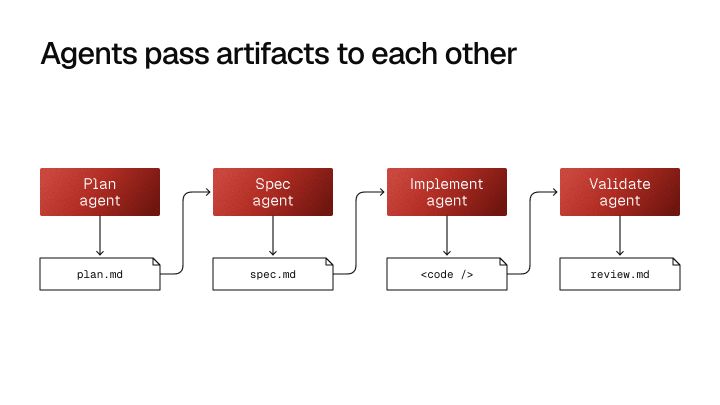
#> input picture 01-agents-pass-artifacts@2x.png, 1440 x 810 px, given in place of background.jpg, which was not available (shown at 1/2 size)
$ python make-texture.py 5
#> lines starting #> are read from the running program, lines starting #| are printed output that depends on the picture; after the words box and inside, x2 and y2 are one past the last pixel; in counts of white or black regions, pixels touching at a corner belong together
#> in main, photo is the input picture: PIL image 1440x810 RGB; mean R, G, B 243.2, 234.1, 233.5
"""Makes the patchwork texture behind posts from the home page's photo.

Lays square patches of clean, light sky from public/background.jpg,
picked and turned at random, across the top of a wide image, and evens
out their colors so the patchwork stays quiet behind text. Columns stop
at random depths with a few stray squares below, so the bottom edge is
ragged. Columns behind the text column stop early and columns out to
the sides run deeper. Empty cells are the page's off-white.

The image is centered at the top of each post, so its middle sits
behind the text.

    python3 scripts/make-texture.py [seed]

Needs Pillow and NumPy. Writes public/texture.avif, .webp and .jpg.
Change the seed for a different arrangement.
"""

import random
import sys
from pathlib import Path

import numpy as np
from PIL import Image, ImageFilter

ROOT = Path(__file__).resolve().parent.parent
PATCH = 200  # Each patch's width and height, in pixels.
COLUMNS = 15  # Patches across. 15 make 3000px, wider than most screens.
ROWS = 7  # The deepest a column can run.
TEXT_HALF_WIDTH = 380  # Half the text column's width, plus a little room.
DEPTH_BEHIND_TEXT = (2, 3)  # Rows for columns behind the text: fewest, most.
DEPTH_AT_SIDES = (4, 7)  # Rows for columns out to the sides.
STRAY_CHANCE = 0.35  # Chance of a stray square in the row below a column.
PAPER = (247, 244, 240)  # The page color, #f7f4f0 in public/writing.css.
COLOR_EVENING = 0.55  # How far each patch's color moves toward the average.
GRADIENT_SOFTENING = 0.75  # How much of each patch's internal shading is kept.


def sky_mask(photo):
    """Marks pixels that are light sky with no specks: birds, branches,
    rock edges or dust."""
    gray = photo.convert('L')
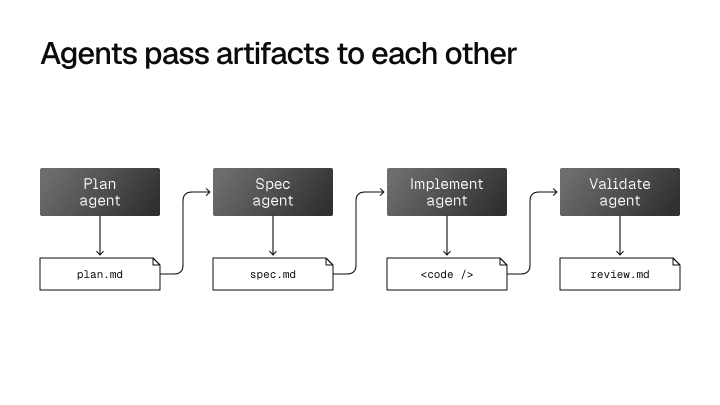
#> gray: PIL image 1440x810 L (shown at 1/2 size); min 11, max 255, mean 236.7
    lum = np.asarray(gray, dtype=float)
    fine = np.asarray(gray.filter(ImageFilter.GaussianBlur(4)), dtype=float)
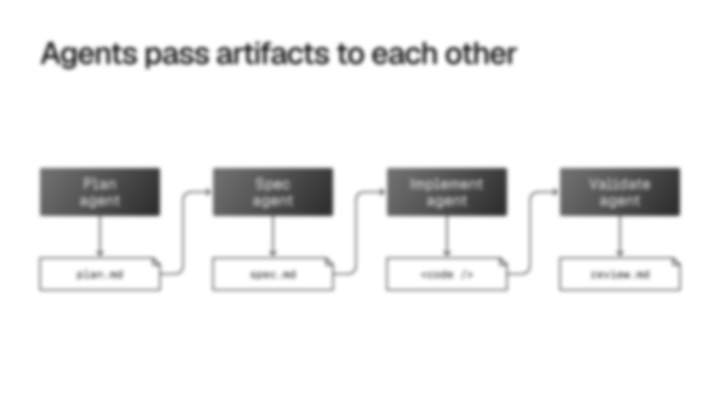
#> fine: shape (810, 1440) float64 (shown at 1/2 size); min 48, max 255, mean 236.7
    coarse = np.asarray(gray.filter(ImageFilter.GaussianBlur(30)), dtype=float)
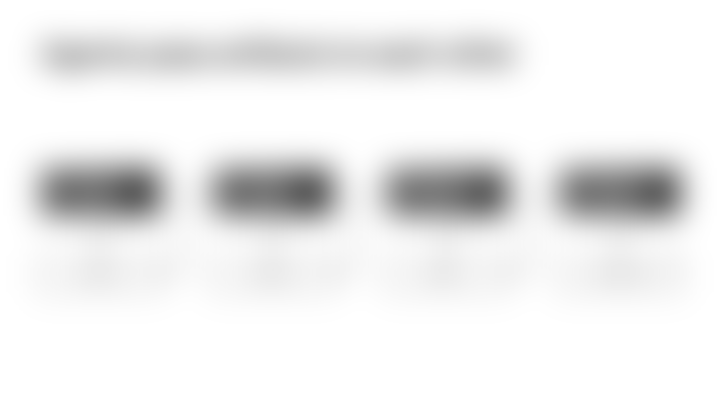
#> coarse: shape (810, 1440) float64 (shown at 1/2 size); min 95, max 255, mean 236.8
    return (lum > 192) & (np.abs(fine - coarse) < 1.6)
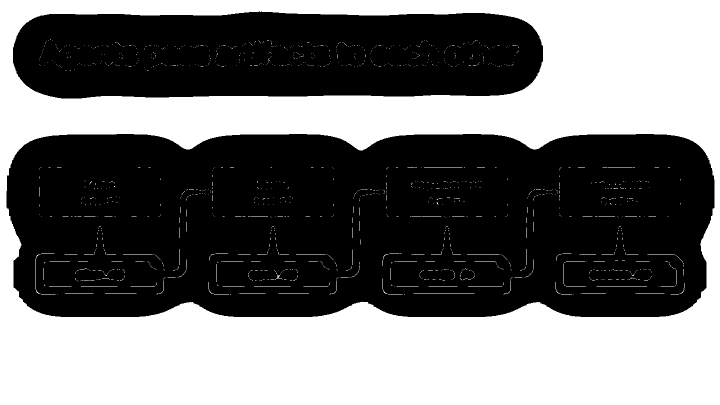
#> returned value: shape (810, 1440) bool (shown at 1/2 size); 44.2% white; 1360 white regions (1281 under 20 px), largest, box (x1, y1, x2, y2) and area: (0, 0, 1440, 810) 509121, (828, 587, 949, 588) 121, (1193, 573, 1294, 574) 101


def main():
    seed = int(sys.argv[1]) if len(sys.argv) > 1 else 49
    rng = random.Random(seed)

    photo = Image.open(ROOT / 'public' / 'background.jpg').convert('RGB')
    pixels = np.asarray(photo, dtype=float)
    mask = sky_mask(photo)

    # A summed-area table answers "is this whole rectangle clean sky?" quickly.
    bad = np.pad((~mask).astype(np.int64), ((1, 0), (1, 0))).cumsum(0).cumsum(1)
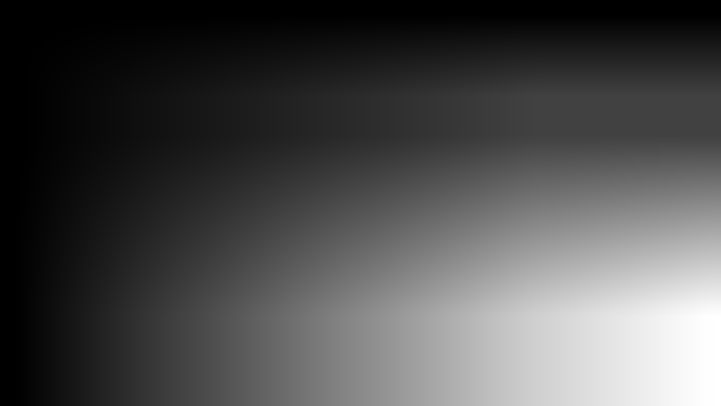
#> bad: shape (811, 1441) int64 (shown at 1/2 size); min 0, max 650651, mean 196242.3; drawn with min black and max white

    def is_clean(x, y, w, h):
        return bad[y + h, x + w] - bad[y, x + w] - bad[y + h, x] + bad[y, x] == 0

    width_px, height_px = COLUMNS * PATCH, ROWS * PATCH
    center = width_px / 2

    patches = []
    for col in range(COLUMNS):
        left = col * PATCH
        behind_text = left < center + TEXT_HALF_WIDTH and left + PATCH > center - TEXT_HALF_WIDTH
        depth = rng.randint(*(DEPTH_BEHIND_TEXT if behind_text else DEPTH_AT_SIDES))
        rows = list(range(depth))
        # Out to the sides, a stray square or two below the edge makes it
        # fray, and now and then a square at the edge goes missing. Behind
        # the text, columns stop cleanly so nothing reaches the reading.
        if not behind_text:
            for extra in (depth, depth + 1):
                if extra < ROWS and rng.random() < STRAY_CHANCE:
                    rows.append(extra)
            if rng.random() < 0.25:
                rows.remove(depth - 1)
        patches += [(left, row * PATCH, PATCH, PATCH) for row in rows]

    height, width = mask.shape
#> height = 810; width = 1440
    crops = []
    for _, _, w, h in patches:
        # If no area of the sky is clean at full size, a smaller crop is
        # scaled up. The sky is smooth enough that this doesn't show.
        for scale in (1, 1.25, 1.5, 2):
            cw, ch = round(w / scale), round(h / scale)
            found = None
            for _ in range(5000):
                x = rng.randrange(0, width - cw)
                y = rng.randrange(0, height - ch)
                if is_clean(x, y, cw, ch):
                    found = (x, y)
                    break
            if found:
                break
        else:
            raise SystemExit(f'No clean sky region for a {w}x{h} patch')
        x, y = found
        crop = pixels[y : y + ch, x : x + cw]
        if scale != 1:
            crop = np.asarray(
                Image.fromarray(crop.astype(np.uint8)).resize((w, h), Image.Resampling.LANCZOS),
                dtype=float,
            )
        crop = crop.copy()
        if rng.random() < 0.5:
            crop = crop[:, ::-1]
        if rng.random() < 0.5:
            crop = crop[::-1, :]
        crop = np.rot90(crop, rng.randrange(4))
        crops.append(crop)
#> this loop made 65 passes
#> (x, y) on passes 1 to 12: (1184, 9), (1189, 11), (1122, 36), (1108, 49), (1173, 36), (1086, 30), (1141, 62), (1215, 20), (1202, 36), (1116, 12), (1158, 53), (1096, 2)
#> after the loop, crops = 65 items

    average = np.concatenate([c.reshape(-1, 3) for c in crops]).mean(0)
#> average = [255, 255, 255]
    texture = np.zeros((height_px, width_px, 3)) + PAPER

    for (x, y, w, h), crop in zip(patches, crops):
        mean = crop.reshape(-1, 3).mean(0)
        evened = mean + (average - mean) * COLOR_EVENING
        texture[y : y + h, x : x + w] = evened + (crop - mean) * GRADIENT_SOFTENING
#> this loop made 65 passes
#> (x, y) on passes 1 to 12: (0, 0), (0, 200), (0, 400), (0, 600), (0, 800), (0, 1000), (200, 0), (200, 200), (200, 400), (400, 0), (400, 200), (400, 400)
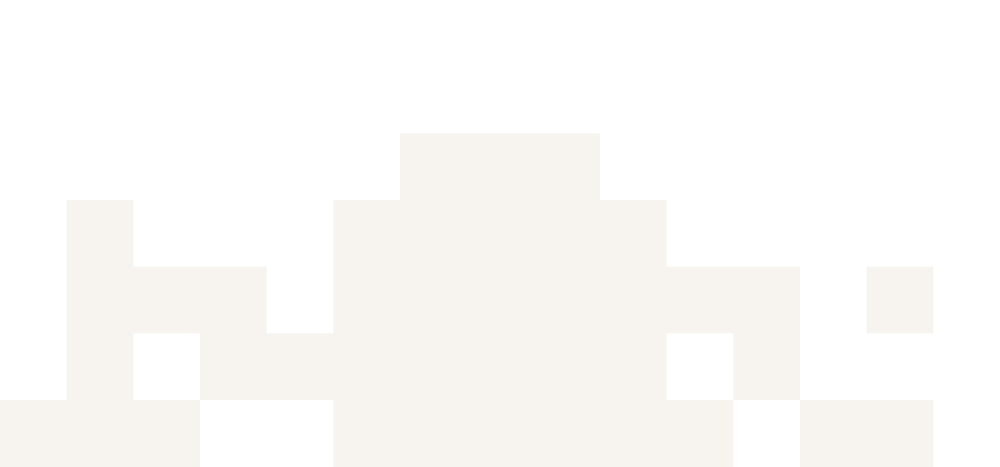
#> texture: shape (1400, 3000, 3) float64 (shown at 1/3 size); mean of channels 0, 1, 2 252, 250.8, 249.3; drawn as R, G, B

    image = Image.fromarray(texture.clip(0, 255).round().astype(np.uint8))
    out = ROOT / 'public'
    image.save(out / 'texture.jpg', quality=82, optimize=True, progressive=True)
    image.save(out / 'texture.webp', quality=78, method=6)
    image.save(out / 'texture.avif', quality=60)

    print(f'{len(patches)} patches, {width_px}x{height_px}, seed {seed}')


if __name__ == '__main__':
    main()
